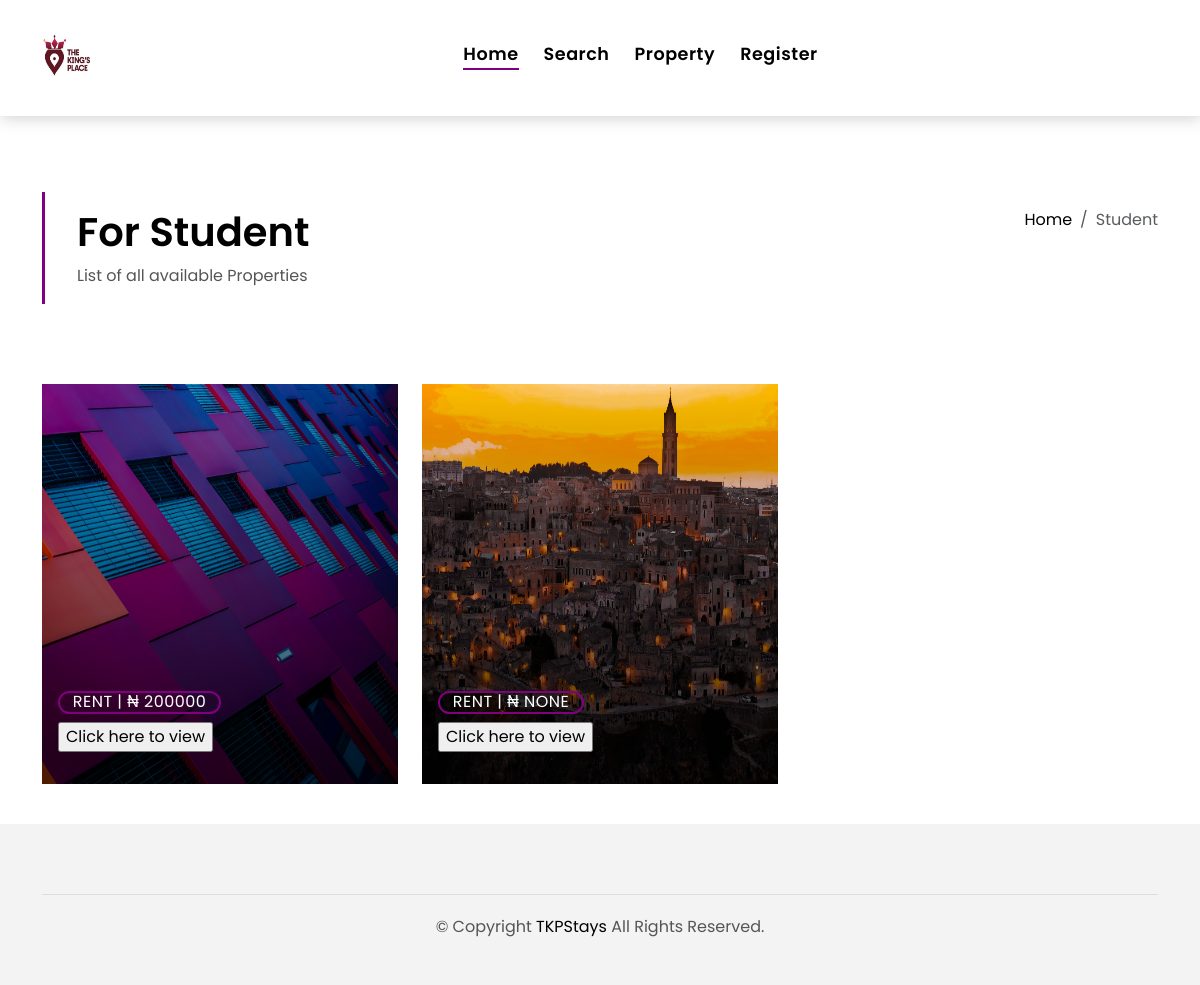
/customer_portal/student_section/, run on the app's committed database.
### house_portal/models.py (models this page shows, shortened)
class House(models.Model):
    name = models.CharField(max_length=50)
    area = models.ForeignKey(Area, on_delete=models.SET_NULL, null=True)
    mail = models.EmailField(default='', null=True, blank=True)
    phone = models.CharField(max_length=20, default="", null=True, blank=True)
    address = models.CharField(max_length=300, default="")
    bedrooms = models.PositiveIntegerField(null=True, blank=True)
    bathrooms = models.PositiveIntegerField(null=True, blank=True)
    price = models.IntegerField(null=True, blank=True)
    is_available = models.BooleanField(default=True)
    type = models.CharField(
        max_length=20,
        choices=TYPE_CHOICES,
        default='House'  # Changed the default to a valid choice
    )
    description = models.TextField(max_length=1000)  # Increased the max_length for more flexibility
    is_student_only = models.BooleanField(default=True)
    owner = models.ForeignKey(
        Owner,
        on_delete=models.CASCADE,
        null=True,
        related_name='owned_houses'
    )
    image = models.ImageField(upload_to='house_images/', default='', blank=True)

### customer_portal/views.py (the view)
# urls.py: path('student_section/', student_section, name='student_section'),  # Add this line
def student_section(request):
    student_houses = House.objects.filter(is_student_only=True)
    return render(request, 'customer/student_section.html', {'student_houses': student_houses})

### customer_portal/templates/customer/student_section.html (shortened to what this page needs)
{% extends 'customer/base1.html' %}
{% load static %}
{% block content %}
<main id="main">
    <section class="intro-single">
      <div class="container">
        <div class="row">
          <div class="col-md-12 col-lg-8">
            <div class="title-single-box">
              <h1 class="title-single">For Student</h1>
              <span class="color-text-a">List of all available Properties</span>
            </div>
          </div>
          <div class="col-md-12 col-lg-4">
            <nav aria-label="breadcrumb" class="breadcrumb-box d-flex justify-content-lg-end">
              <ol class="breadcrumb">
                <li class="breadcrumb-item">
                  <a href="#">Home</a>
                </li>
                <li class="breadcrumb-item active" aria-current="page">
                  Student
                </li>
              </ol>
            </nav>
          </div>
        </div>
      </div>
    </section>
    <section class="property-grid grid">
        <div class="container">
          <div class="row">
            <div class="col-sm-12">
            </div>
    {% if student_houses %}
    {% for house in student_houses %}
            <div class="col-md-4">
              <div class="card-box-a card-shadow">
                <div class="img-box-a">
                  <img src="{{ house.image.url }}" alt="" style="height: 400px;" class="img-a img-fluid">
                </div>
                <div class="card-overlay">
                  <div class="card-overlay-a-content">
                    <div class="card-header-a">
                      <h2 class="card-title-a">
                      </h2>
                    </div>
                    <div class="card-body-a">
                      <div class="price-box d-flex">
                        <span class="price-a">rent | ₦ {{house.price}}</span>
                      </div>
                      <form action="/customer_portal/rent/" method="post">
                        <input type="submit" value="Click here to view">
                      </form>
                    </div>
                  </div>
                </div>
              </div>
            </div>
            {% endfor %}
        </div>
      </section>
      {% else %}
      <p>No student houses available at the moment.</p>
  {% endif %}
    </main>
    {% endblock %}

### static/assets/css/style.css (style rules this page uses)
body { font-family: "Poppins", sans-serif; color: #555555; }
h1, h2, h3, h4, h5, h6 { color: #000000; }
a { color: #000000; text-decoration: none; transition: all 0.5s ease; }
.color-text-a { text-decoration: none; color: #555555; }
.intro-single { padding: 12rem 0 3rem; }
.intro-single .title-single-box { padding: 1rem 0 1rem 2rem; }
.intro-single .title-single-box { border-left: 3px solid purple; }
.intro-single .title-single-box .title-single { font-weight: 600; font-size: 2.2rem; }
@media (min-width: 768px) { .intro-single .title-single-box .title-single { font-size: 2.1rem; } }
@media (min-width: 992px) { .intro-single .title-single-box .title-single { font-size: 2.5rem; } }
.intro-single .breadcrumb-box { padding: 1rem 0 0 0.5rem; }
.intro-single .breadcrumb { background-color: transparent; padding-right: 0; padding-left: 0; }
.card-box-a span, .card-box-b span, .card-box-c span, .card-box-d span { line-height: 0; }
@media (min-width: 768px) { .grid .card-box-a, .grid .card-box-b, .grid .card-box-c, .grid .card-box-d { margin-bottom: 2.5rem; } }
.card-box-a, .card-box-b, .card-box-d { position: relative; overflow: hidden; -webkit-backface-visibility: hidden; backface-visibility: hidden; }
.card-box-a .img-a, .card-box-a .img-b, .card-box-b .img-a, .card-box-b .img-b { transition: 0.8s all ease-in-out; }
@media (min-width: 768px) { .card-box-a .price-a, .card-box-b .price-a { font-size: 0.9rem; } }
@media (min-width: 992px) { .card-box-a .price-a, .card-box-b .price-a { font-size: 1rem; } }
.card-overlay { position: absolute; width: 100%; height: 100%; top: 0; left: 0; }
.card-shadow { -webkit-backface-visibility: hidden; backface-visibility: hidden; }
.card-shadow:before { content: " "; position: absolute; top: 0; left: 0; width: 100%; height: 100%; z-index: 1; background: linear-gradient(to bottom, rgba(0, 0, 0, 0) 0%, rgba(0, 0, 0, 0.2) 27%, rgba(0, 0, 0, 0.65) 90%); }
.card-overlay-a-content { transition: all 0.5s ease-in; position: absolute; width: 100%; bottom: 0px; z-index: 2; }
@media (min-width: 768px) { .card-overlay-a-content { bottom: -20px; } }
@media (min-width: 992px) { .card-overlay-a-content { bottom: 0px; } }
.card-header-a { padding: 0 1rem; }
.card-header-a .card-title-a { color: #ffffff; margin-bottom: 0; padding-bottom: 0.7rem; }
@media (min-width: 768px) { .card-header-a .card-title-a { font-size: 1.3rem; } }
@media (min-width: 992px) { .card-header-a .card-title-a { font-size: 2rem; } }
.card-body-a { z-index: 2; transition: all 0.5s ease-in; padding: 0rem 1rem 2rem 1rem; }
.card-body-a .price-box { padding-bottom: 0.5rem; }
.price-a { color: #ffffff; padding: 0.6rem 0.8rem; border: 2px solid purple; border-radius: 50px; text-transform: uppercase; letter-spacing: 0.03em; }

### data on the page
House: image (picture), price "200000"
House: image (picture), price "NONE"
